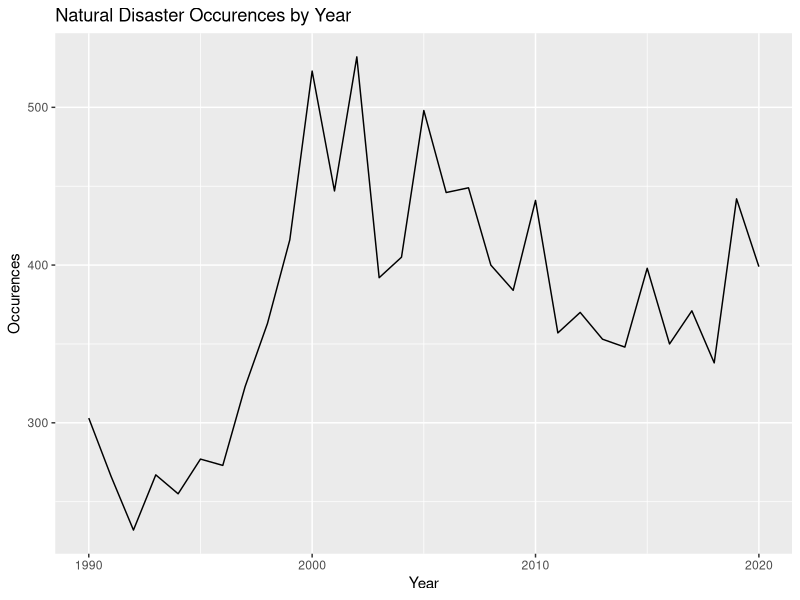
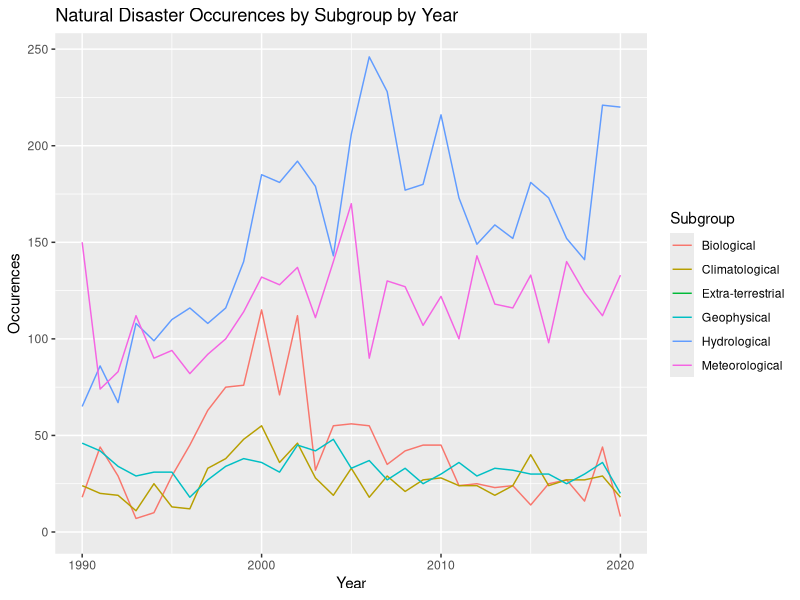
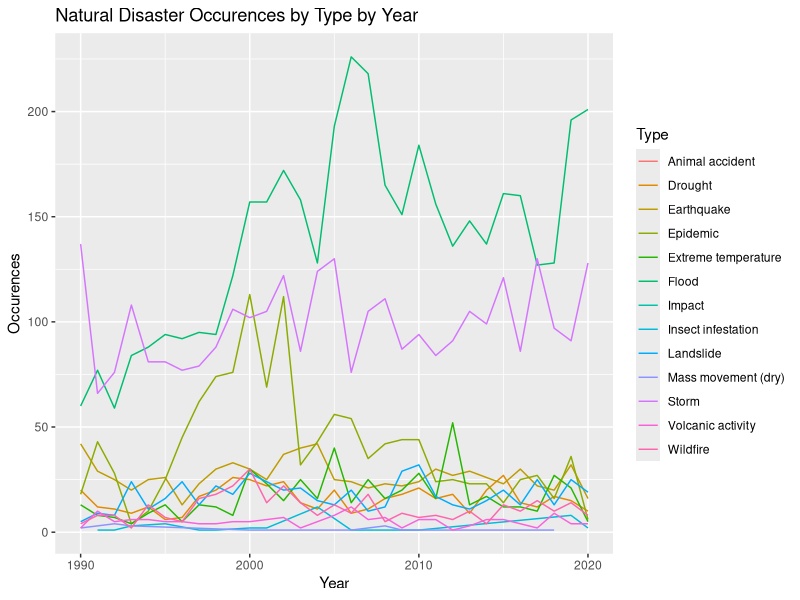
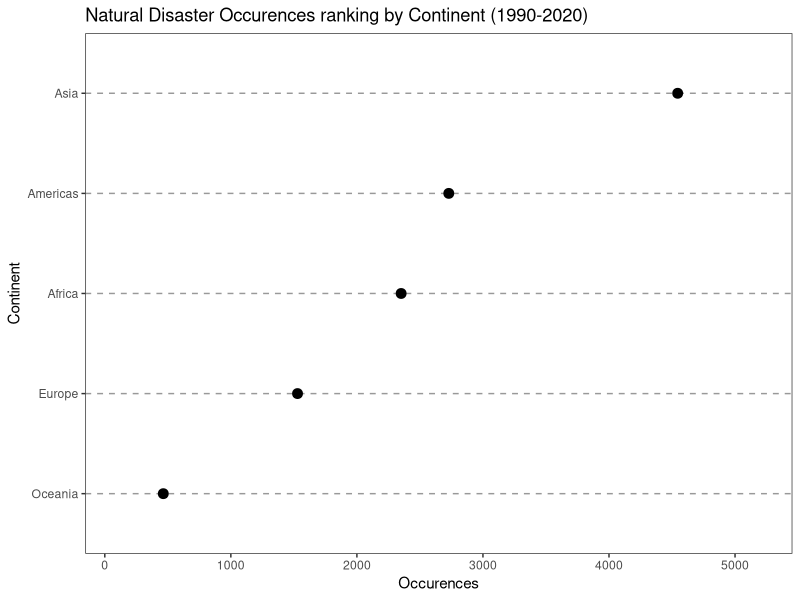
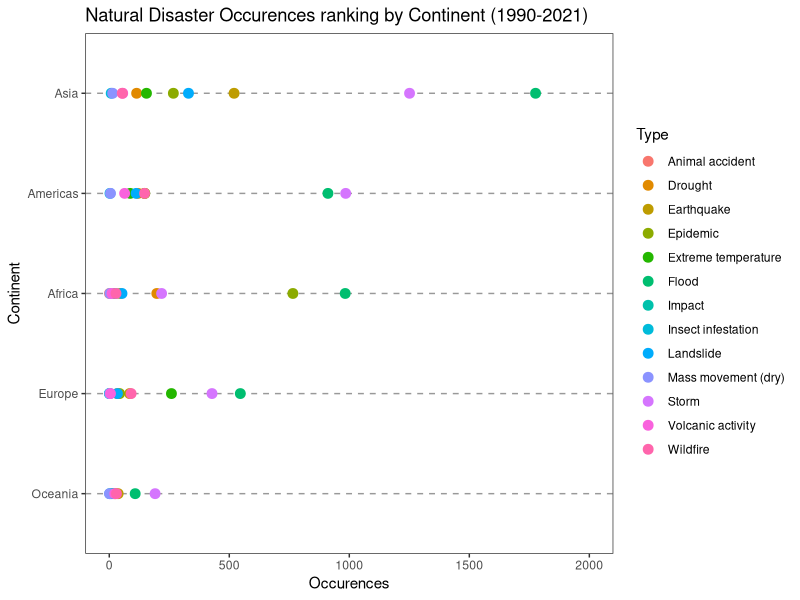
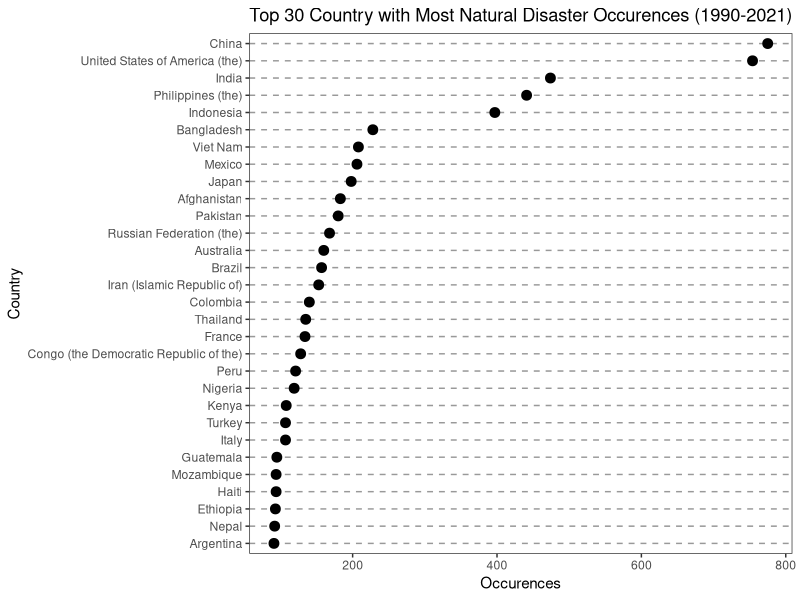
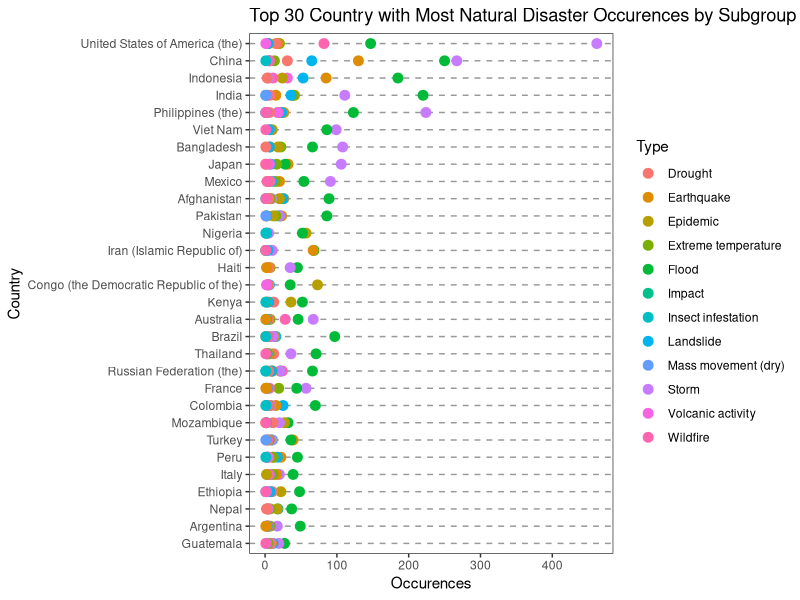
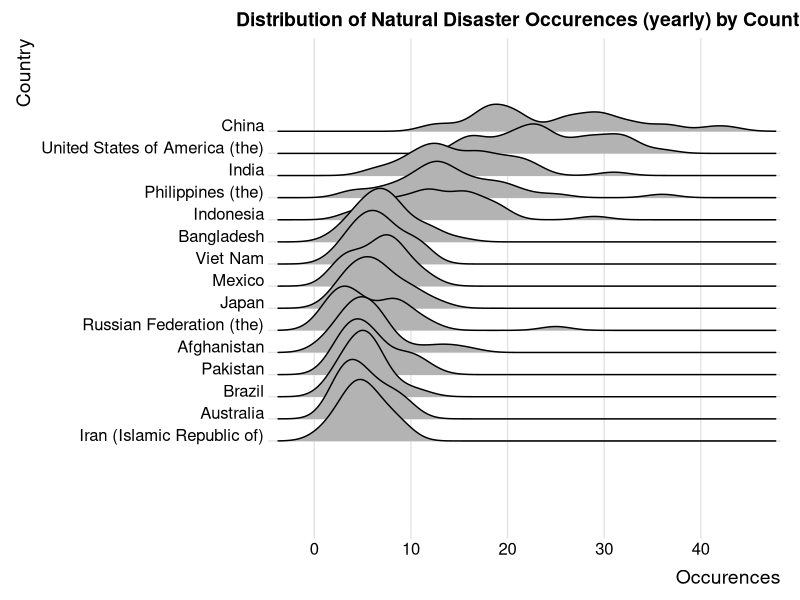

These charts were generated, in order, by the following R code:
## ---- chunk 1
library(ggplot2)
library(readxl)
library(ggridges)
library(stringr)
library(viridis)
library(tidyverse)
## ---- chunk 2
col_name <- c("No",	"Year",	"Seq",	"Glide",	"Group",	"Subgroup",	 "Type", "Subtype",	"Subsubtype",	"Name",	"Country", "ISO",	"Region", "Continent",	"Location",	"Origin",	"Associated_Dis",	"Associated_Dis2","Response","Appeal","Declaration",	"Aid","DM_Value","DM_Scale","Latitude","Longitude","Local_Time","River_Basin","Start_Year","Start_Month","Start_Day","End_Year", "End_Month",	"End_Day", "Total_Deaths","No_Injured",	"No_Affected",	"No_Homeless",	"Total_Affected",	"Reconstruction_Costs", "Reconstruction_Costs_Adjusted", "Insured_Damages",	"Insured_Damages_Adjusted",	"Total_Damages",	"Total_Damages_Adjusted",	"CPI",	"Adm_Level", "Admin1_Code",	"Admin2_Code",	"Geo_Locations")
rawdata <- read_excel("natural_disaster.xlsx", skip = 6,col_names = FALSE) 
colnames(rawdata) <- col_name
rawdata <- rawdata %>% slice(2:n())
natural <- rawdata
natural$Total_Affected = as.integer(natural$Total_Affected)
natural$Total_Damages =as.integer(natural$Total_Damages)
natural$Total_Deaths = as.integer(natural$Total_Deaths)
natural$No_Injured = as.integer(natural$No_Injured)
natural$Year = as.integer(natural$Year)
## ---- chunk 3
natural %>% group_by(Year) %>% summarise(Occurences=n()) %>% ggplot(aes(x = Year, y = Occurences)) +
  geom_line()+
  ggtitle("Natural Disaster Occurences by Year")
## ---- chunk 4
natural %>% group_by(Subgroup,Year) %>% summarise(Occurences=n()) %>% ggplot(aes(x = Year, y = Occurences)) +
  geom_line(aes(color=Subgroup))+
  ggtitle("Natural Disaster Occurences by Subgroup by Year")
## ---- chunk 5
natural %>% group_by(Type,Year) %>% summarise(Occurences=n()) %>% ggplot(aes(x = Year, y = Occurences)) +
  geom_line(aes(color=Type))+
  ggtitle("Natural Disaster Occurences by Type by Year")
## ---- chunk 6
natural %>% filter(Subgroup=='Hydrological') %>% group_by(Subgroup,Type)%>% summarise(Occurences=n()) %>% arrange(desc(Occurences)) %>% head(10L)
## ---- chunk 7
natural %>% filter(Subgroup=='Meteorological') %>% group_by(Subgroup,Type)%>% summarise(Occurences=n()) %>% arrange(desc(Occurences)) %>% head(10L)
## ---- chunk 8
natural %>% group_by(Continent) %>% summarise(Occurences=n()) %>% ggplot(aes(x = Occurences, y = reorder(Continent, Occurences))) +
  geom_point(size = 3) +  
  theme_bw() +
  theme(
    panel.grid.major.x = element_blank(),
    panel.grid.minor.x = element_blank(),
    panel.grid.major.y = element_line(colour = "grey60", linetype = "dashed")
  ) +xlab('Occurences') + xlim(100,5200) + ylab('Continent')+ggtitle("Natural Disaster Occurences ranking by Continent (1990-2020)")
## ---- chunk 9
natural %>% group_by(Continent,Type) %>% summarise(Occurences=n()) %>% ggplot(aes(x = Occurences, y = reorder(Continent, Occurences), color=Type)) +
  geom_point(size = 3) +  
  theme_bw() +
  theme(
    panel.grid.major.x = element_blank(),
    panel.grid.minor.x = element_blank(),
    panel.grid.major.y = element_line(colour = "grey60", linetype = "dashed")
  ) +xlab('Occurences') + xlim(0,2000)+ylab('Continent')+ggtitle("Natural Disaster Occurences ranking by Continent (1990-2021)")
## ---- chunk 10
natural %>% group_by(Country) %>% summarise(Occurences=n()) %>% arrange(desc(Occurences)) %>% head(30L) %>% ggplot(aes(x = Occurences, y = reorder(Country, Occurences))) +
  geom_point(size = 3) +  
  theme_bw() +
  theme(
    panel.grid.major.x = element_blank(),
    panel.grid.minor.x = element_blank(),
    panel.grid.major.y = element_line(colour = "grey60", linetype = "dashed")
  ) +xlab('Occurences') + ylab('Country')+ggtitle("Top 30 Country with Most Natural Disaster Occurences (1990-2021)")
## ---- chunk 11
df <- natural %>% group_by(Country) %>% summarise(Occurences=n()) %>% arrange(desc(Occurences)) %>% head(30L)

natural %>% inner_join(df, by='Country') %>% group_by(Country, Type) %>% summarise(Occurences=n()) %>% arrange(desc(Occurences)) %>% ggplot(aes(x = Occurences, y = reorder(Country, Occurences), color=Type)) +
  geom_point(size = 3) +  
  theme_bw() +
  theme(
    panel.grid.major.x = element_blank(),
    panel.grid.minor.x = element_blank(),
    panel.grid.major.y = element_line(colour = "grey60", linetype = "dashed")
  ) +xlab('Occurences') + ylab('Country')+ggtitle("Top 30 Country with Most Natural Disaster Occurences by Subgroup (1990-2021)")
## ---- chunk 12
df <- natural %>% group_by(Country) %>% summarise(Occurences=n()) %>% arrange(desc(Occurences)) %>% head(15L)
natural %>% inner_join(df, by='Country') %>%  group_by(Country, Year)  %>% summarise(Occurences=n()) %>% ggplot(aes(x=Occurences,y=reorder(Country, Occurences)))+
  geom_density_ridges_gradient(scale=3) + theme_ridges()+
  scale_y_discrete(expand = c(0.3, 0)) +
  scale_x_continuous(expand = c(0.01, 0))+
  labs(x="Occurences",y="Country")+
  ggtitle("Distribution of Natural Disaster Occurences (yearly) by Country")+
  theme(plot.title = element_text(hjust = 0.5))
## ---- chunk 13
df <- natural %>% group_by(Country) %>% summarise(Occurences=n()) %>% arrange(desc(Occurences)) %>% head(5L)
natural %>% inner_join(df, by='Country') %>%  group_by(Country, Year) %>% summarise(Occurences=n()) %>% ggplot(aes(x = Year, y = Occurences)) + facet_grid(vars(Country))+
  geom_line()+
  ggtitle("Occurences of Natural Diasters by Subgroup by Year")
## ---- chunk 14
df <- natural %>% group_by(Country) %>% summarise(Occurences=n()) %>% arrange(desc(Occurences)) %>% head(5L)
natural %>% inner_join(df, by='Country') %>%  group_by(Country, Type,Year) %>% summarise(Occurences=n()) %>% ggplot(aes(x = Year, y = Occurences)) + facet_grid(rows = vars(Country),scales = "free", space = "free")+
  geom_line(aes(color=Type))+
  ggtitle("Occurences of Natural Diasters by Subgroup by Year")
## ---- chunk 15
natural %>% filter(Type=='Flood') %>% group_by(Subtype,Year) %>% summarise(Occurences=n()) %>% ggplot(aes(x = Year, y = Occurences)) + geom_line(aes(color=Subtype))+
  ggtitle("Flood Occurences by Subtype by Year")
## ---- chunk 16
u <- unique(natural %>% filter(Type=='Flood') %>% select('Origin'))
natural$Origin = tolower(natural$Origin)
for (i in c('haevy',"havy","hearvy",'heavu','heav','heavyy','heay','hevay','hevy')){
natural$Origin<-gsub(i, 'heavy', natural$Origin)}

natural$Origin<-gsub('rains', 'r', natural$Origin)
natural$Origin<-gsub('rain', 'r', natural$Origin)
natural$Origin<-gsub('r', 'rains', natural$Origin)
## ---- chunk 17
natural %>% filter(Type=='Flood') %>% group_by(Origin) %>% summarise(Occurences=n()) %>% arrange(desc(Occurences)) %>% head(15L) %>% ggplot(aes(x = reorder(Origin, desc(Occurences)), y = Occurences)) + geom_bar(stat="identity")+ylab("Occurences") + xlab("Flood Origin")+theme(axis.text.x=element_text(color = "black", size=11, angle=30, vjust=.8, hjust=0.8)) +
  ggtitle("Flood Origin Distribution") 
## ---- chunk 18
natural %>% filter(Type=='Storm') %>% group_by(Subtype,Year) %>% summarise(Occurences=n()) %>% ggplot(aes(x = Year, y = Occurences)) + geom_line(aes(color=Subtype))+
  ggtitle("Storm Occurences by Subtype by Year")
## ---- chunk 19
natural %>% filter(Type=='Storm') %>% subset(!is.na(Origin)) %>% group_by(Origin) %>% summarise(Occurences=n()) %>% arrange(desc(Occurences)) %>% head(15L) %>% ggplot(aes(x = reorder(Origin, desc(Occurences)), y = Occurences)) + geom_bar(stat="identity")+ylab("Occurences") + xlab("Storm Origin")+theme(axis.text.x=element_text(color = "black", size=11, angle=30, vjust=.8, hjust=0.8)) +
  ggtitle("Storm Origin Distribution") 
## ---- chunk 20
common <- natural %>% subset(!is.na(Origin)) %>% group_by(Type,Origin) %>% summarise(Occurences=n()) %>% arrange(desc(Occurences)) %>% head(n = 20L)
common %>% ggplot(aes(fill=Type, y=Occurences, x=reorder(Origin, desc(Occurences)))) + 
    geom_bar(position="stack", stat="identity") +
    scale_fill_viridis(discrete = T) +
    ggtitle("Top Natural Disaster Origin") +
    xlab("")+theme(axis.text.x=element_text(color = "black", size=11, angle=30, vjust=.8, hjust=0.8))
## ---- chunk 21
s <- natural %>% filter(Type=='Flood') %>% group_by(Origin) %>% summarise(Occurences=n()) %>% arrange(desc(Occurences)) %>% head(15L)

natural %>% filter(Type=='Flood') %>% inner_join(s, by='Origin') %>% group_by(Continent,Origin) %>% summarise(Occurences=n()) %>% ggplot(aes(x = Occurences, y = reorder(Continent, Occurences), color=Origin)) +
  geom_point(size = 3) +  
  theme_bw() +
  theme(
    panel.grid.major.x = element_blank(),
    panel.grid.minor.x = element_blank(),
    panel.grid.major.y = element_line(colour = "grey60", linetype = "dashed")
  ) +xlab('Occurences') + ylab('Country')+ggtitle("Natural Disaster Occurences ranking by Continent (1990-2021)")
## ---- chunk 22
death <- natural %>% 
  filter(is.na(Total_Deaths)==FALSE)
death$Subtype = ifelse(is.na(death$Subtype),death$Type,death$Subtype)
death$Total_Deaths <- as.numeric(death$Total_Deaths)
death$Start_Year <- as.numeric(death$Start_Year)
# add period
death <- death %>% mutate(period = case_when(death$Start_Year<2000~"1990-2000",
                                   (death$Start_Year<2010 & death$Start_Year>=2000)~"2000-2010",
                                   (death$Start_Year<=2020 & death$Start_Year>=2010)~"2010-2020"))
death$period <- factor(death$period, levels = c("1990-2000","2000-2010","2010-2020"))
death_group<- death %>% 
  group_by(Subtype,period) %>% 
  summarise(mean_deaths=mean(Total_Deaths))
  #arrange(desc(sum(mean_deaths)))
#death_group
ggplot(death_group, 
       aes(x = mean_deaths, y = fct_reorder(Subtype, mean_deaths),color=period)) +
  geom_point() +
  ggtitle("Mean deaths for subtypes of 3 time periods ") +
  ylab("Subtype") +
  xlim(0, 1500) +
  annotate(geom = "text", x =1500, y = "Drought", 
    label = "3360", color="red",size=2.5) +
  annotate(geom = "text", x =1450, y = "Tsunami", 
    label = "3138,10346", color="red",size=2.5) +
  theme_linedraw()
## ---- chunk 23
damage <- natural %>% 
  filter(is.na(Total_Damages_Adjusted)==FALSE)
damage$Subtype = ifelse(is.na(damage$Subtype),damage$Type,damage$Subtype)
damage$Total_Damages_Adjusted <- as.numeric(damage$Total_Damages_Adjusted)
# add period
damage <- damage %>% mutate(period = case_when(damage$Start_Year<2000~"1990-2000",
                                   (damage$Start_Year<2010 & damage$Start_Year>=2000)~"2000-2010",
                                   (damage$Start_Year<=2020 & damage$Start_Year>=2010)~"2010-2020"))
damage$period <- factor(damage$period, levels = c("1990-2000","2000-2010","2010-2020"))

damage <- damage %>% arrange(Total_Damages_Adjusted)
bound <- floor(dim(damage)[1]*0.9)
damage_bound <- damage[1:bound,]
damage_order <- damage %>% group_by(Subtype) %>%
  summarise(mean_damage=mean(Total_Damages_Adjusted))%>%
  arrange(desc(mean_damage))
damage_bound$Subtype <-factor(damage_bound$Subtype,levels = damage_order$Subtype)

ggplot(data=damage_bound,aes(Total_Damages_Adjusted,period)) + 
  geom_boxplot()+ 
  facet_wrap(~Subtype) +
  ggtitle("Boxplot of Total_Damages_Adjusted faceting on Subtype") +
  theme(axis.text.x = element_text(angle = 45))
## ---- chunk 24
library(ggpubr)
com <- natural %>% 
  filter(is.na(Total_Deaths)==FALSE & is.na(Total_Damages_Adjusted)==FALSE & (natural$Type == 'Storm' | natural$Type == 'Flood'))
com$Subtype <- ifelse(is.na(com$Subtype),com$Type,com$Subtype)
com <- com[,c('Type','Subtype','Continent','Region','Start_Year','Total_Deaths','Total_Damages_Adjusted')]
com$Total_Damages_Adjusted <- as.numeric(com$Total_Damages_Adjusted)
com$Total_Deaths <- as.numeric(com$Total_Deaths)
p1<-ggplot(com[com$Subtype=='Flood'&com$Total_Deaths<1000,], aes(y=reorder(Region,Total_Deaths,mean),x =Total_Deaths)) + geom_density_ridges() +ylab("Reigion") +ggtitle("Total deaths caused by flood")
p2<-ggplot(com[com$Subtype=='Storm',], aes(y=reorder(Region,Total_Deaths,mean),x =Total_Deaths)) + geom_density_ridges()+ylab("Reigion") +ggtitle("Total deaths caused by storm")
figure <- ggarrange(p1, p2,
                    ncol = 1, nrow =2 )
figure
